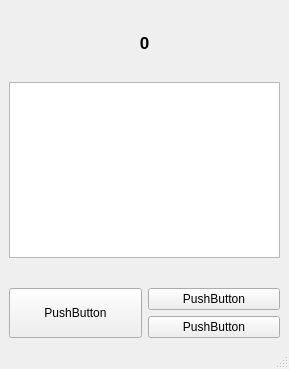
<?xml version="1.0" encoding="UTF-8"?>
<ui version="4.0">
 <class>MainWindow</class>
 <widget class="QMainWindow" name="MainWindow">
  <property name="geometry">
   <rect>
    <x>0</x>
    <y>0</y>
    <width>289</width>
    <height>369</height>
   </rect>
  </property>
  <property name="windowTitle">
   <string>MainWindow</string>
  </property>
  <widget class="QWidget" name="centralwidget">
   <layout class="QGridLayout" name="gridLayout">
    <item row="0" column="0" colspan="2">
     <spacer name="verticalSpacer_2">
      <property name="orientation">
       <enum>Qt::Vertical</enum>
      </property>
      <property name="sizeHint" stdset="0">
       <size>
        <width>20</width>
        <height>40</height>
       </size>
      </property>
     </spacer>
    </item>
    <item row="2" column="0" colspan="2">
     <spacer name="verticalSpacer">
      <property name="orientation">
       <enum>Qt::Vertical</enum>
      </property>
      <property name="sizeHint" stdset="0">
       <size>
        <width>20</width>
        <height>40</height>
       </size>
      </property>
     </spacer>
    </item>
    <item row="3" column="0" colspan="2">
     <widget class="QTextBrowser" name="tBr_LapTimeDisplay">
      <property name="tabChangesFocus">
       <bool>false</bool>
      </property>
      <property name="html">
       <string>&lt;!DOCTYPE HTML PUBLIC &quot;-//W3C//DTD HTML 4.0//EN&quot; &quot;http://www.w3.org/TR/REC-html40/strict.dtd&quot;&gt;
&lt;html&gt;&lt;head&gt;&lt;meta name=&quot;qrichtext&quot; content=&quot;1&quot; /&gt;&lt;meta charset=&quot;utf-8&quot; /&gt;&lt;style type=&quot;text/css&quot;&gt;
p, li { white-space: pre-wrap; }
hr { height: 1px; border-width: 0; }
li.unchecked::marker { content: &quot;\2610&quot;; }
li.checked::marker { content: &quot;\2612&quot;; }
&lt;/style&gt;&lt;/head&gt;&lt;body style=&quot; font-family:'Segoe UI'; font-size:9pt; font-weight:400; font-style:normal;&quot;&gt;
&lt;p style=&quot;-qt-paragraph-type:empty; margin-top:0px; margin-bottom:0px; margin-left:0px; margin-right:0px; -qt-block-indent:0; text-indent:0px;&quot;&gt;&lt;br /&gt;&lt;/p&gt;&lt;/body&gt;&lt;/html&gt;</string>
      </property>
     </widget>
    </item>
    <item row="4" column="0" colspan="2">
     <spacer name="verticalSpacer_3">
      <property name="orientation">
       <enum>Qt::Vertical</enum>
      </property>
      <property name="sizeHint" stdset="0">
       <size>
        <width>20</width>
        <height>40</height>
       </size>
      </property>
     </spacer>
    </item>
    <item row="5" column="0" rowspan="2">
     <widget class="QPushButton" name="pb_StartStop">
      <property name="enabled">
       <bool>true</bool>
      </property>
      <property name="maximumSize">
       <size>
        <width>16777215</width>
        <height>16777214</height>
       </size>
      </property>
      <property name="text">
       <string>PushButton</string>
      </property>
      <property name="checkable">
       <bool>true</bool>
      </property>
     </widget>
    </item>
    <item row="5" column="1">
     <widget class="QPushButton" name="pb_circle">
      <property name="text">
       <string>PushButton</string>
      </property>
     </widget>
    </item>
    <item row="6" column="1">
     <widget class="QPushButton" name="pb_clear">
      <property name="text">
       <string>PushButton</string>
      </property>
      <property name="checkable">
       <bool>false</bool>
      </property>
      <property name="flat">
       <bool>false</bool>
      </property>
     </widget>
    </item>
    <item row="1" column="0" colspan="2">
     <widget class="QLabel" name="lb_time">
      <property name="font">
       <font>
        <pointsize>13</pointsize>
        <bold>true</bold>
       </font>
      </property>
      <property name="text">
       <string>0</string>
      </property>
      <property name="alignment">
       <set>Qt::AlignCenter</set>
      </property>
     </widget>
    </item>
   </layout>
  </widget>
  <widget class="QMenuBar" name="menubar">
   <property name="geometry">
    <rect>
     <x>0</x>
     <y>0</y>
     <width>289</width>
     <height>26</height>
    </rect>
   </property>
  </widget>
  <widget class="QStatusBar" name="statusbar"/>
 </widget>
 <resources/>
 <connections>
  <connection>
   <sender>pb_clear</sender>
   <signal>clicked()</signal>
   <receiver>tBr_LapTimeDisplay</receiver>
   <slot>clear()</slot>
   <hints>
    <hint type="sourcelabel">
     <x>160</x>
     <y>314</y>
    </hint>
    <hint type="destinationlabel">
     <x>103</x>
     <y>230</y>
    </hint>
   </hints>
  </connection>
  <connection>
   <sender>pb_clear</sender>
   <signal>clicked()</signal>
   <receiver>lb_time</receiver>
   <slot>clear()</slot>
   <hints>
    <hint type="sourcelabel">
     <x>241</x>
     <y>313</y>
    </hint>
    <hint type="destinationlabel">
     <x>175</x>
     <y>71</y>
    </hint>
   </hints>
  </connection>
 </connections>
</ui>
